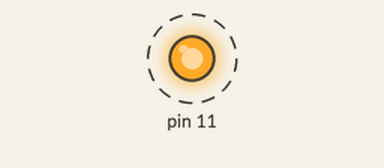
Simulated run of this program. Board: Raspberry Pi (header pin numbers). Parts: output pins drawn as LEDs (lit = HIGH). Dashed ring = blinking.

Above: at 0.02 s.
Timing chart, 0 to 3.0 s (numbered marks = the images above):
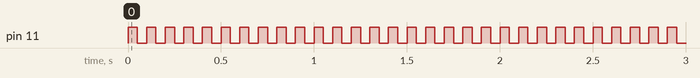

The program:

zhadan.py
```python
import RPi.GPIO as GPIO
import time

GPIO.setmode(GPIO.BOARD)
GPIO.setup(11, GPIO.OUT)

try:
    t = 0.05
    while True:
        GPIO.output(11, True)
        time.sleep(t)
        GPIO.output(11, False)
        time.sleep(t)

except KeyboardInterrupt:
    pass

print("over....")
GPIO.cleanup()
```

Measured:
- by itself, pin 11: alternates HIGH for 0.05 s and LOW for 0.05 s
